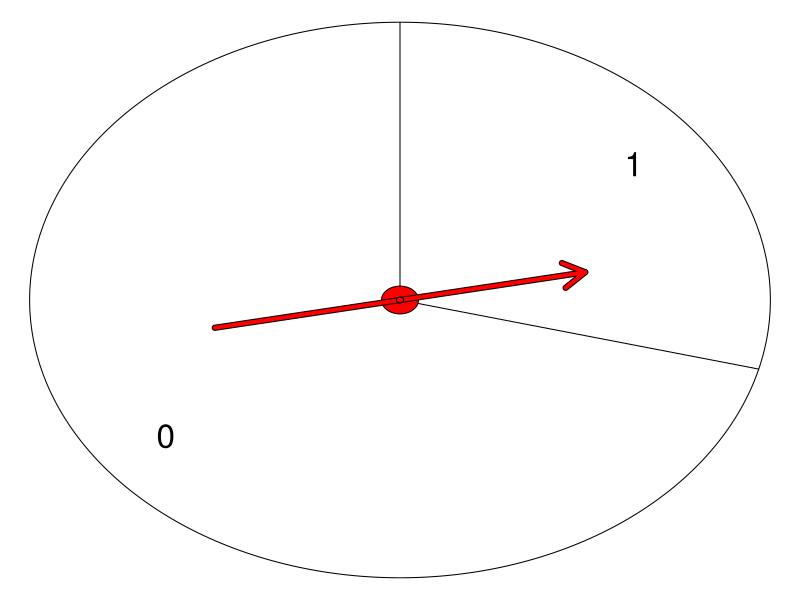

Write the R code that produced this figure.
## ---- chunk 1
knitr::opts_chunk$set(echo = FALSE)
options(scipen=100)
p = round(runif(1,0.2,0.8),2)
mu = p
sigma = sqrt(p*(1-p))

n = c(25,100,400)
totlb = round(n*mu-2*sqrt(n)*sigma)
totub = round(n*mu+2*sqrt(n)*sigma)
avelb = mu-2*sigma/sqrt(n)
aveub = mu+2*sigma/sqrt(n)
## ---- chunk 2
par(mar=c(0,0,0,0))
theta=seq(0,2*pi,length.out=1000)
plot(cos(theta),sin(theta),type="l",ann=F,axes=F)
lines(c(0,sin(p*2*pi)),c(0,cos(p*2*pi)))
lines(c(0,0),c(0,1))
text(sin(p*pi)*0.8,cos(p*pi)*0.8,"1",cex=2)
text(sin(2*(p+(1-p)/2)*pi)*0.8,cos(2*(p+(1-p)/2)*pi)*0.8,"0",cex=2)
polygon(0.05*cos(theta),0.05*sin(theta),col="red")
arrows(-0.5,-0.1,0.5,0.1,lwd=6)
arrows(-0.5,-0.1,0.5,0.1,lwd=4,col="red")
polygon(0.01*cos(theta),0.01*sin(theta),col="red")
## ---- chunk 3
n = c(25,100,400)
col2 = c("##ANSWER3##","##ANSWER5##","##ANSWER7##")
col3 = c("##ANSWER4##","##ANSWER6##","##ANSWER8##")
anstab1 = data.frame(n,col2,col3)
colnames(anstab1) = c("$n$","lower bound of typical success count",
                      "upper bound of typical success count")
knitr::kable(anstab1,format="html",table.attr='class="bordered-table"', align = "ccc",row.names=F)
## ---- chunk 4
n = c(25,100,400)
col2 = c("##ANSWER9##","##ANSWER11##","##ANSWER13##")
col3 = c("##ANSWER10##","##ANSWER12##","##ANSWER14##")
anstab2 = data.frame(n,col2,col3)
colnames(anstab2) = c("$n$","lower bound of typical proportions",
                      "upper bound of typical proportions")
knitr::kable(anstab2,format="html",table.attr='class="bordered-table"', align = "ccc",row.names=F)
## ---- chunk 5
n = c(25,100,400)
col2 = c(totlb[1],totlb[2],totlb[3])
col3 = c(totub[1],totub[2],totub[3])
soltab1 = data.frame(n,col2,col3)
colnames(soltab1) = c("$n$","lower bound of typical success counts",
                      "upper bound of typical success counts")
knitr::kable(soltab1,format="html",table.attr='class="bordered-table"', align = "ccc",row.names=F)
## ---- chunk 6
n = c(25,100,400)
col2 = c(avelb[1],avelb[2],avelb[3])
col3 = c(aveub[1],aveub[2],aveub[3])
soltab1 = data.frame(n,col2,col3)
colnames(soltab1) = c("$n$","lower bound of typical proportions",
                      "upper bound of typical proportions")
knitr::kable(soltab1,format="html",table.attr='class="bordered-table"', align = "ccc",row.names=F)
